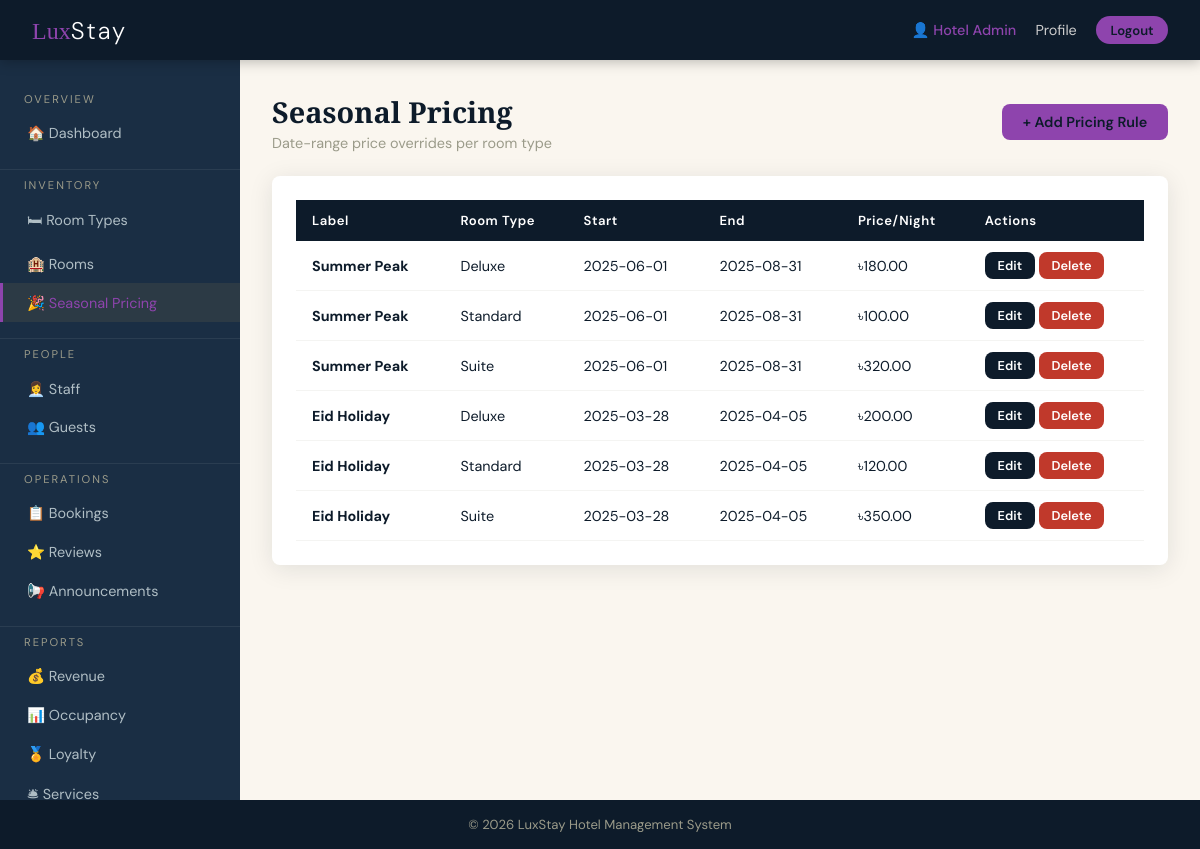
The page /admin/views/seasonal.php (signed in) on the database its author committed.
### tables this page shows
CREATE TABLE IF NOT EXISTS seasonal_pricing (
    id INT AUTO_INCREMENT PRIMARY KEY,
    room_type_id INT NOT NULL,
    label VARCHAR(100) NOT NULL,
    start_date DATE NOT NULL,
    end_date DATE NOT NULL,
    price_per_night DECIMAL(10,2) NOT NULL,
    FOREIGN KEY (room_type_id) REFERENCES room_types(id) ON DELETE CASCADE
);

CREATE TABLE IF NOT EXISTS room_types (
    id INT AUTO_INCREMENT PRIMARY KEY,
    name VARCHAR(100) NOT NULL,
    description TEXT,
    price_per_night DECIMAL(10,2) NOT NULL,
    max_capacity INT NOT NULL DEFAULT 2,
    thumbnail_path VARCHAR(255) DEFAULT NULL,
    amenities JSON DEFAULT NULL
);

### config/db.php (called while the page is built, shortened)
<?php
function getDB() {
    static $conn = null;
    if ($conn === null) {
        $conn = new mysqli(DB_HOST, DB_USER, DB_PASS, DB_NAME);
        $conn->set_charset('utf8mb4');
    }
    return $conn;
}

### admin/models/AdminModel.php (called while the page is built, shortened)
<?php
class AdminModel {
    private $db;
    public function __construct() { $this->db = getDB(); }
    public function getSeasonalPricing() {
        return $this->db->query("SELECT sp.*,rt.name type_name FROM seasonal_pricing sp JOIN room_types rt ON rt.id=sp.room_type_id
        ORDER BY sp.start_date DESC")->fetch_all(MYSQLI_ASSOC);
    }
}

### includes/auth.php (called while the page is built, shortened)
<?php
function sanitize($str) {
    return htmlspecialchars(trim($str), ENT_QUOTES, 'UTF-8');
}

### admin/views/seasonal.php (the view, shortened to what this page needs)
<?php
require_once __DIR__ . '/../models/AdminModel.php';
$model   = new AdminModel();
$pricing = $model->getSeasonalPricing();
include BASE_PATH.'/includes/header.php';
?>
<div class="page-wrapper">
<?php include __DIR__.'/sidebar.php'; ?>
<main class="main-content">
  <div class="page-header">
    <div><h1 class="page-title">Seasonal Pricing</h1><p class="page-subtitle">Date-range price overrides per room type</p></div>
    <button onclick="openModal('newModal')" class="btn btn-primary">+ Add Pricing Rule</button>
  </div>
  <div class="card">
    <?php if (!$pricing): ?>
    <div class="empty-state"><div class="empty-icon">🎉</div><p>No seasonal pricing rules yet.</p></div>
    <?php else: ?>
    <div class="table-wrap">
      <table>
        <thead><tr><th>Label</th><th>Room Type</th><th>Start</th><th>End</th><th>Price/Night</th><th>Actions</th></tr></thead>
        <tbody>
        <?php foreach ($pricing as $p): ?>
        <tr>
          <td><strong><?= sanitize($p['label']) ?></strong></td>
          <td><?= sanitize($p['type_name']) ?></td>
          <td><?= sanitize($p['start_date']) ?></td>
          <td><?= sanitize($p['end_date']) ?></td>
          <td>৳<?= number_format($p['price_per_night'],2) ?></td>
          <td>
            <button onclick="openEditModal(<?= htmlspecialchars(json_encode($p)) ?>)" class="btn btn-sm btn-secondary">Edit</button>
            <form method="POST" action="<?= BASE_URL ?>/admin/controllers/admin_controller.php" style="display:inline">
              <button type="submit" class="btn btn-sm btn-danger" data-confirm="Delete this pricing rule?">Delete</button>
            </form>
          </td>
        </tr>
        <?php endforeach; ?>
        </tbody>
      </table>
    </div>
    <?php endif; ?>
  </div>
</main>
</div>
<?php include BASE_PATH.'/includes/footer.php'; ?>

### assets/css/main.css (style rules this page uses)
:root { --gold: #C9A84C; --gold-lt: #F0D98A; --navy: #0D1B2A; --navy-mid: #1A2E44; --cream: #FAF6EF; --white: #FFFFFF; --gray-lt: #F4F4F2; --gray-mid: #9B9B8A; --gray-dk: #4A4A45; --danger: #C0392B; --success: #1E7E34; --warning: #E07B00; --info: #1565C0; --accent-guest: var(--gold); --accent-receptionist: #2E86AB; --accent-housekeeping: #3D9970; --accent-admin: #8E44AD; --radius: 8px; --shadow: 0 4px 24px rgba(13,27,42,0.10); --shadow-lg: 0 12px 48px rgba(13,27,42,0.18); --transition: 0.22s cubic-bezier(.4,0,.2,1); }
*, *::before, *::after { box-sizing: border-box; margin: 0; padding: 0; }
body { font-family: 'DM Sans', sans-serif; background: var(--cream); color: var(--navy); min-height: 100vh; display: flex; flex-direction: column; }
body.role-admin { --gold: #8E44AD; --gold-lt: #D7B8F3; }
.page-wrapper { display: flex; flex: 1; }
.main-content { flex: 1; padding: 2rem; max-width: 1200px; }
.card { background: var(--white); border-radius: var(--radius); box-shadow: var(--shadow); padding: 1.5rem; margin-bottom: 1.5rem; }
.page-header { margin-bottom: 1.5rem; display: flex; align-items: center; justify-content: space-between; flex-wrap: wrap; gap: 1rem; }
.page-title { font-family: 'Playfair Display', serif; font-size: 1.8rem; color: var(--navy); }
.page-subtitle { color: var(--gray-mid); font-size: 0.9rem; margin-top: 0.2rem; }
.btn { display: inline-block; padding: 0.55rem 1.3rem; border-radius: var(--radius); font-size: 0.9rem; font-weight: 600; cursor: pointer; border: none; text-decoration: none; transition: all var(--transition); font-family: 'DM Sans', sans-serif; }
.btn-primary { background: var(--gold); color: var(--navy); }
.btn-secondary { background: var(--navy); color: var(--white); }
.btn-danger { background: var(--danger); color: var(--white); }
.btn-sm { padding: 0.3rem 0.8rem; font-size: 0.8rem; }
.table-wrap { overflow-x: auto; }
table { width: 100%; border-collapse: collapse; font-size: 0.9rem; }
thead th { background: var(--navy); color: var(--white); padding: 0.75rem 1rem; text-align: left; font-weight: 600; font-size: 0.82rem; letter-spacing: 0.5px; }
tbody tr { border-bottom: 1px solid var(--gray-lt); }
td { padding: 0.7rem 1rem; vertical-align: middle; }

### rows shown on the page
seasonal_pricing: label "Summer Peak", room_type.name "Deluxe", start_date "2025-06-01", end_date "2025-08-31", price_per_night "180.00"
seasonal_pricing: label "Summer Peak", room_type.name "Standard", start_date "2025-06-01", end_date "2025-08-31", price_per_night "100.00"
seasonal_pricing: label "Summer Peak", room_type.name "Suite", start_date "2025-06-01", end_date "2025-08-31", price_per_night "320.00"
seasonal_pricing: label "Eid Holiday", room_type.name "Deluxe", start_date "2025-03-28", end_date "2025-04-05", price_per_night "200.00"
seasonal_pricing: label "Eid Holiday", room_type.name "Standard", start_date "2025-03-28", end_date "2025-04-05", price_per_night "120.00"
seasonal_pricing: label "Eid Holiday", room_type.name "Suite", start_date "2025-03-28", end_date "2025-04-05", price_per_night "350.00"

### other values the page prints
$user['name'] "Hotel Admin"
